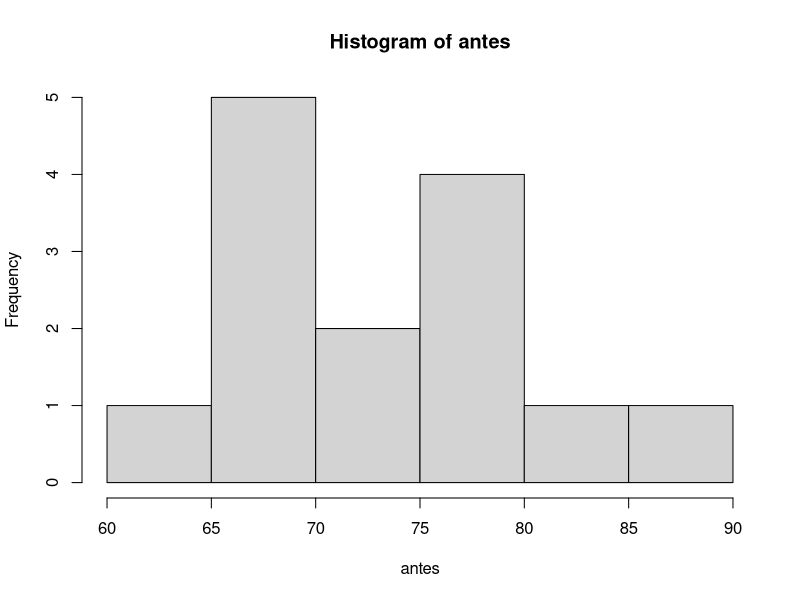
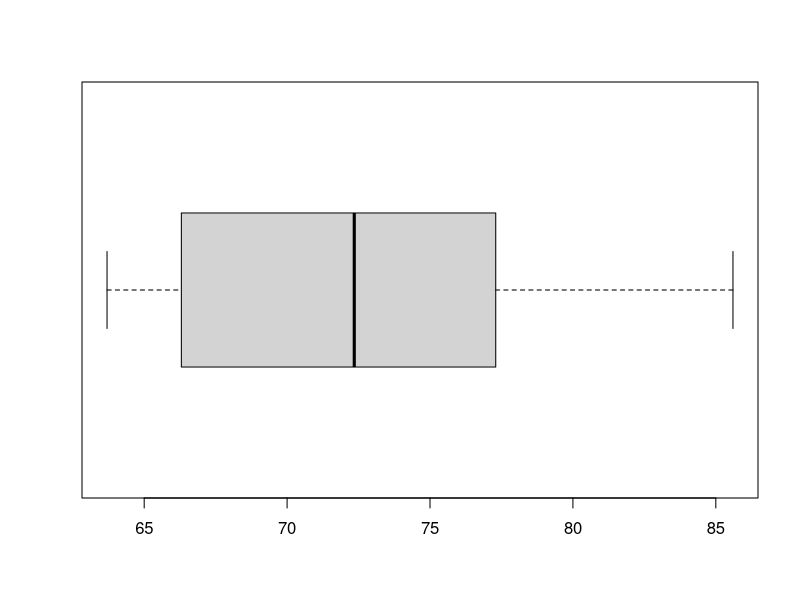
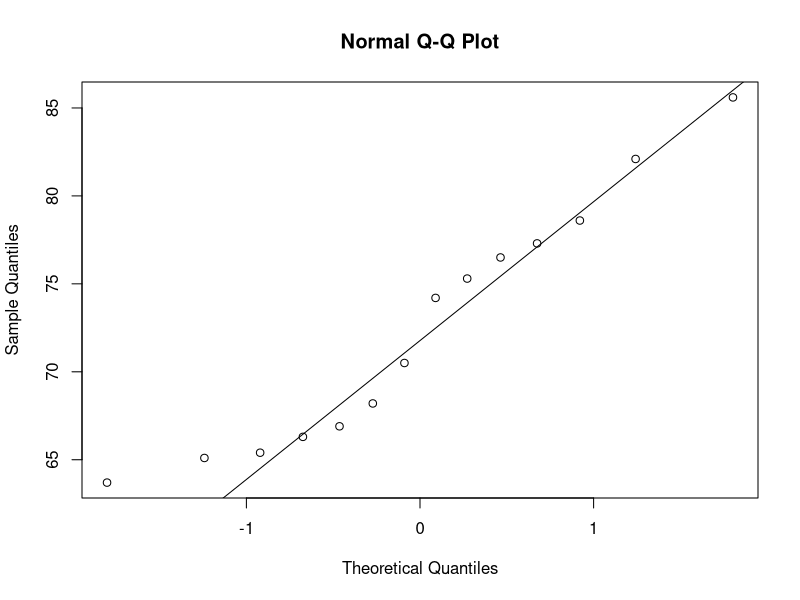
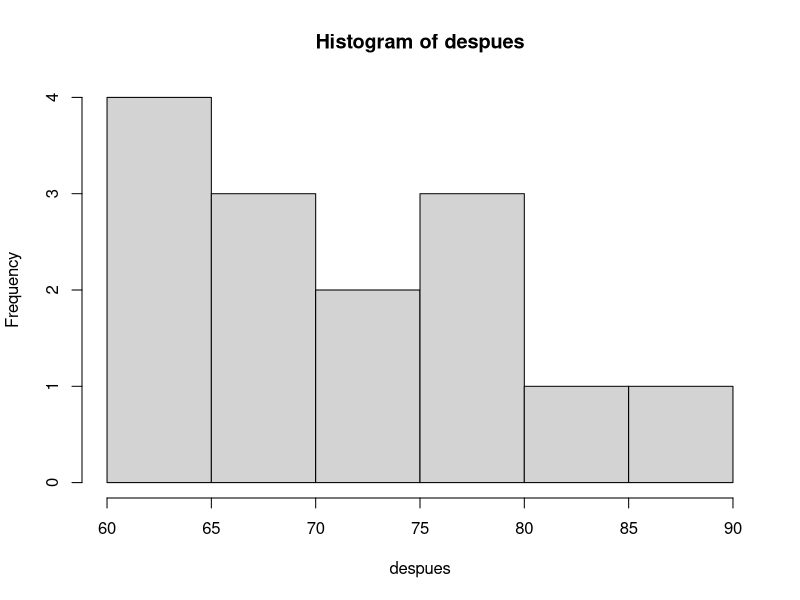
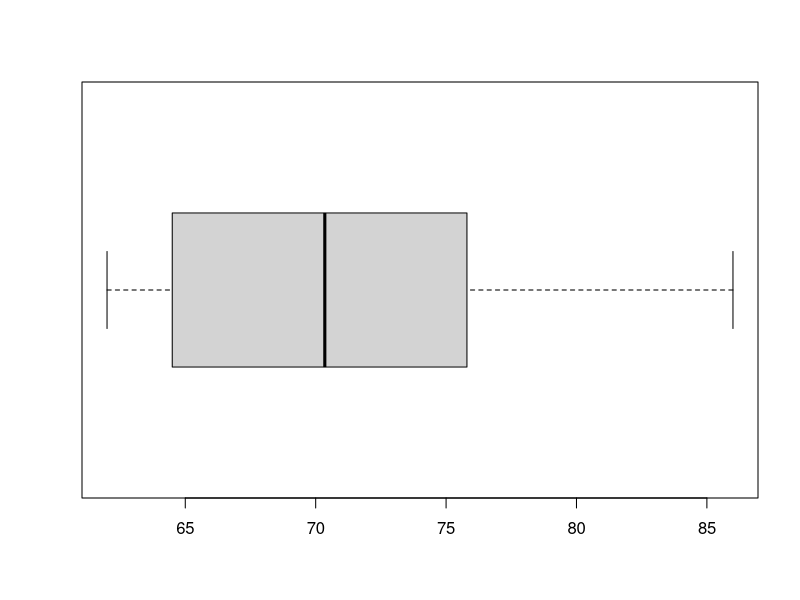
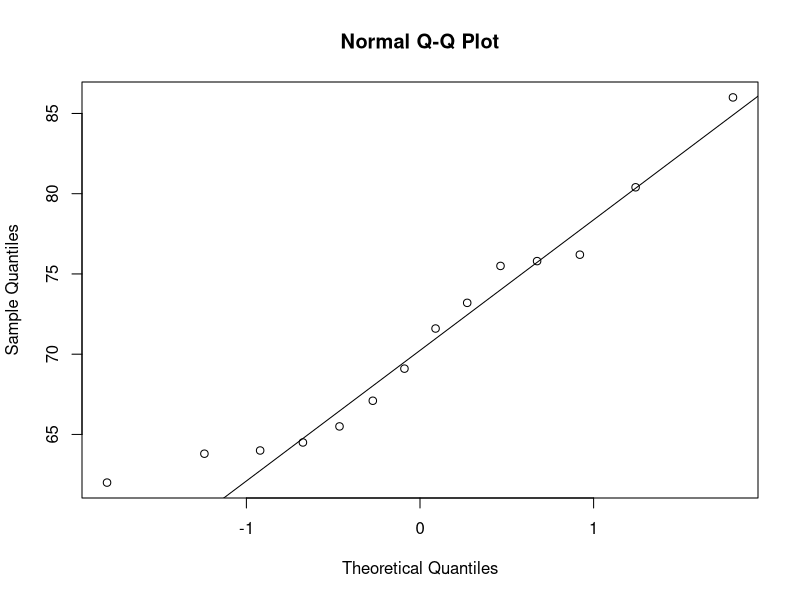
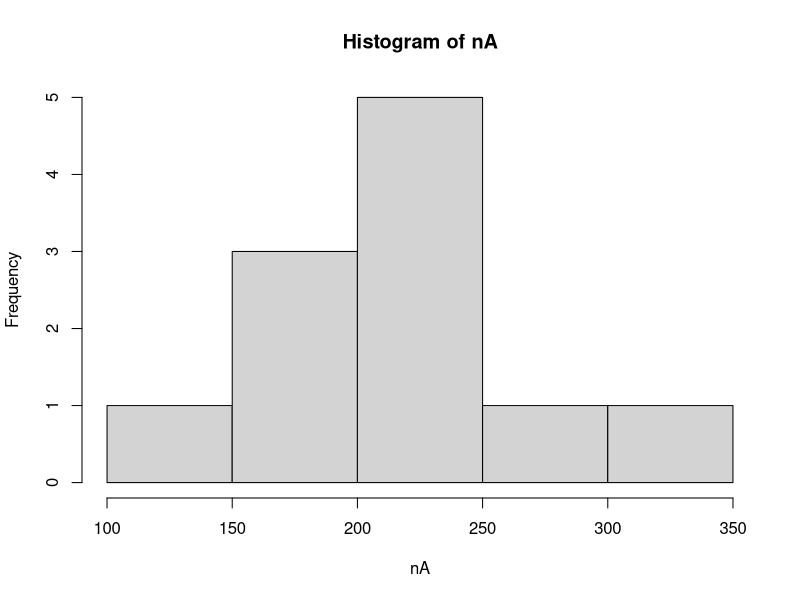
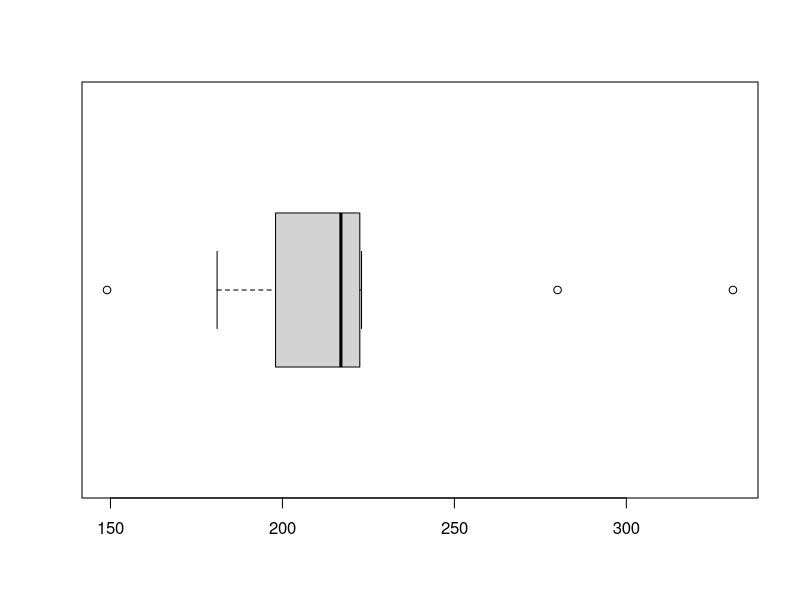

The R source for these figures, in order:
#Ejer 1
#hombres dieta
antes = c(75.3, 76.5, 82.1, 65.4, 63.7, 78.6, 74.2, 77.3, 70.5, 66.9, 85.6, 66.3, 65.1, 68.2)
despues = c(73.2, 76.2, 80.4, 65.5, 64.0, 75.5, 71.6, 75.8, 69.1, 63.8, 86.0, 67.1, 64.5, 62.0)
mean(antes)
sd(antes)
summary(antes)
hist(antes)
boxplot(antes,horizontal=T)
qqnorm(antes)
qqline(antes)
mean(despues)
sd(despues)
summary(despues)
hist(despues)
boxplot(despues,horizontal=T)
qqnorm(despues)
qqline(despues)
#IC al 95%
t.test(antes-despues,conf.level=0.95)$conf.in
#contraste hipotesis medias mediante contraste parametrico
t.test(x=antes, y=despues, mu=0, alternative="greater",paired=T, conf.level = 0.95)
#test de Wilcoxon
wilcox.test(x=antes, y=despues, mu=0, alternative = "greater", conf.level=0.95, paired = TRUE)
#Ejer 2
nA = c(280, 222, 217, 331, 181, 203, 223, 199, 220, 149, 197)
nB = c(180, 222, 200, 220, 220, 290, 200, 245, 283, 391, 211)
mean(nA)
sd(nA)
summary(nA)
hist(nA)
boxplot(nA,horizontal=T)
qqnorm(nA)
qqline(nA)
mean(nB)
sd(nB)
summary(nB)
hist(nB)
boxplot(nB,horizontal=T)
qqnorm(nB)
qqline(nB)
#Wilcoxon no apareado
wilcox.test(x=nA, y=nB, mu=0, alternative = "two.sided", conf.level=0.95, paired =FALSE)
wilcox.test(x=nA, y=nB, mu=0, alternative = "two.sided", conf.level=0.95, paired =TRUE)